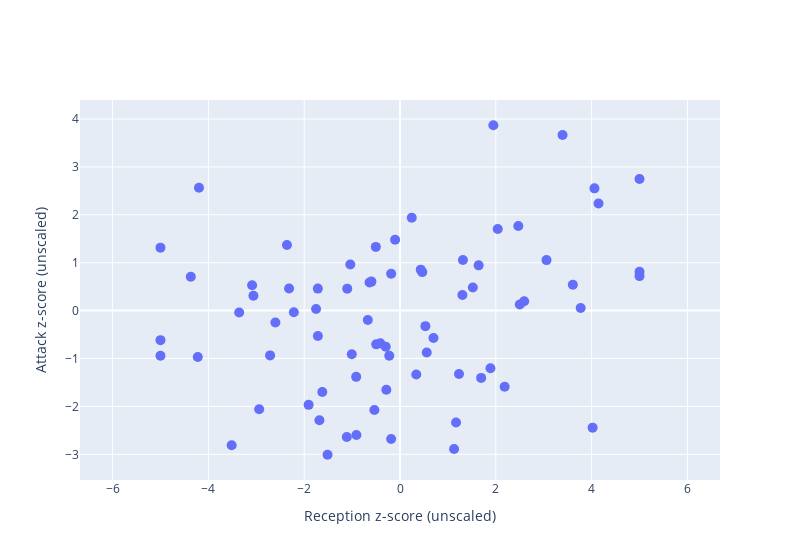

The notebook cell this image was saved under:
### Markdown cell above
# 2D Study: attack-reception plot
In the 2D plots:
- (top, right): players performing strongly both in pass and attack
- (top, left): players performing strongly in attack, and poorly in reception
- (bottom, right): players performing strongly in reception, and poorly in attack
- (bottom, left): players performing poorly both in pass and attack

### Code cell
custom = [
    stats_cumulated.team_name,
    stats_cumulated.quantile_pass * 100,
    stats_cumulated.quantile_atk * 100,
]
data = [
    go.Scatter(
        x=stats_cumulated.zscore_pass,
        y=stats_cumulated.zscore_atk,
        text=stats_cumulated.player_name,
        customdata=stats_cumulated.team_name,
        hovertemplate="<b>%{text} (%{customdata})</b><br>Reception: %{x:.4f}<br>Attack: %{y:.4f}",
        mode="markers",
        name="players",
        marker_size=10,
    )
]
fig = go.Figure(data=data)
fig.update_yaxes(
    title="Attack z-score (unscaled)",
    scaleanchor="x",
    scaleratio=1,
)
fig.update_xaxes(title="Reception z-score (unscaled)")
fig.update_layout(width=800)
fig.show()

### Figure 1 — Plotly figure (JSON) as saved in the notebook; plotly's stock layout.template omitted (floating-point values rounded to 4 significant figures)
{"data": [{"customdata": ["Germany", "Turkey", "United States of America", "Serbia", "Italy", "Dominican Republic", "Netherlands", "Argentina", "Serbia", "Thailand", "Poland", "Netherlands", "Dominican Republic", "Italy", "China", "Turkey", "Russia", "Germany", "Germany", "Poland", "Italy", "Brazil", "Belgium", "Japan", "Belgium", "United States of America", "Canada", "Japan", "Japan", "Turkey", "Netherlands", "Korea", "Japan", "Russia", "United States of America", "Serbia", "Korea", "Kenya", "China", "China", "Canada", "China", "Serbia", "Poland", "Dominican Republic", "Italy", "Kenya", "Serbia", "Serbia", "Canada", "Argentina", "Italy", "Germany", "Korea", "Brazil", "Dominican Republic", "Italy", "United States of America", "Korea", "United States of America", "Brazil", "Turkey", "Thailand", "Russia", "Germany", "Poland", "Italy", "Serbia", "Belgium", "Canada", "Russia", "United States of America", "China", "China"], "hovertemplate": "<b>%{text} (%{customdata})</b><br>Reception: %{x:.4f}<br>Attack: %{y:.4f}", "marker": {"size": 10}, "mode": "markers", "name": "players", "text": ["Alsmeier Lina", "Baladin Hande", "Bartsch-Hackley Michelle", "Blagojevic Jelena", "Bosetti Caterina", "Brens Prisilla Rivera", "Buijs Anne", "Bulaich Daniela", "Busa Bianka", "Chuewulim Sutadta", "Czyrnianska Martyna", "Daalderop Nika", "De La Cruz De Peña Bethania", "D'Odorico Sofia", "Duan Fang", "Ercan Seyma", "Fedorovtseva Arina", "Poll Jana Franziska", "Geerties Jennifer", "Gorecka Zuzanna", "Guerra Anastasia", "Braga Guimaraes Gabriela", "Guilliams Jodie", "Hayashi Kotona", "Herbots Britt", "Hill Kimberly", "Howe Hilary", "Ishikawa Mayu", "Ishii Yuki", "Ismailoglu Meliha", "Jasper Marrit", "Kim Yeon Koung", "Koga Sarina", "Kosheleva Tatyana", "Larson Jordan", "Lazovic Katarina", "Lee Soyoung", "Leonida Kasaya", "Liu Xiaotong", "Liu Yanhan", "Livingston Caroline", "Li Yingying", "Lozo Sara", "Lukasik Martyna", "Martinez Brayelin Elizabeth", "Melli Giulia", "Mercy Moim", "Milenkovic Bojana", "Mirosavljevic Jovana", "Mitrovic Andrea", "Nizetich Yamila", "Omoruyi Oghosasere Loveth", "Orthmann Hanna", "Park Jeongah", "Pereira Natalia", "Peña Isabel Yonkaira Paola", "Pietrini Elena", "Plummer Kathryn", "Pyo Seungju", "Robinson Kelsey", "Rodrigues Fernanda", "Senoglu Tugba", "Sittirak Onuma", "Smirnova  Kseniia", "Stigrot Lena", "Stysiak Magdalena", "Sylla Miryam", "Uzelac Aleksandra", "Van Gestel Celine", "Van Ryk Kiera", "Voronkova Irina", "Wilhite Parson Sarah", "Zhang Changning", "Zhu Ting"], "type": "scatter", "x": [2.04, 1.314, 3.771, -0.2852, 2.47, -5.0, 1.888, -2.939, 1.641, -0.5344, -0.4959, 0.4653, -4.221, 1.129, -0.9148, 1.232, -4.196, 0.5298, 2.593, -0.1847, -3.357, 5.0, -1.006, -0.6357, 0.2451, 0.6988, -5.0, 5.0, 2.184, 4.021, 1.694, 4.059, 5.0, -1.752, 3.058, -0.2245, -0.4107, -2.601, -1.111, -0.9098, -1.622, 1.949, -1.908, -2.712, -3.06, -4.367, -1.714, 2.501, 0.3398, -5.0, 1.169, -2.216, -1.101, -3.514, 1.303, -0.1023, -1.037, -1.715, -1.512, 3.608, 4.144, -0.5965, -1.682, -3.087, -0.672, -2.36, 0.5583, -0.2982, -0.1851, -2.316, 1.52, 0.4329, 3.393, -0.5046], "y": [1.702, 1.055, 0.05317, -1.654, 1.766, 1.314, -1.203, -2.058, 0.9446, -2.076, -0.7046, 0.8035, -0.9698, -2.89, -1.383, -1.324, 2.564, -0.3248, 0.1967, 0.7684, -0.03976, 2.745, -0.9113, 0.5875, 1.938, -0.5711, -0.9442, 0.8114, -1.589, -2.444, -1.405, 2.551, 0.7202, 0.03256, 1.054, -0.944, -0.6822, -0.2475, -2.639, -2.597, -1.7, 3.869, -1.968, -0.9354, 0.309, 0.7063, -0.5318, 0.1259, -1.334, -0.6167, -2.337, -0.03316, 0.4584, -2.81, 0.3265, 1.478, 0.961, 0.4586, -3.009, 0.5388, 2.236, 0.6049, -2.29, 0.5297, -0.1975, 1.369, -0.875, -0.7546, -2.681, 0.4617, 0.481, 0.8544, 3.665, 1.33]}], "layout": {"width": 800, "xaxis": {"title": {"text": "Reception z-score (unscaled)"}}, "yaxis": {"scaleanchor": "x", "scaleratio": 1, "title": {"text": "Attack z-score (unscaled)"}}}}
